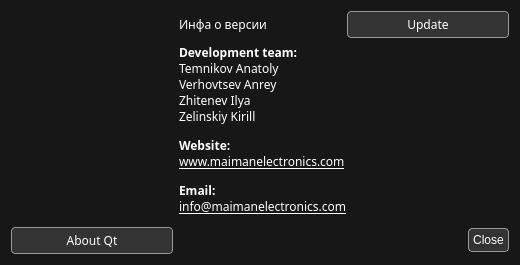
<?xml version="1.0" encoding="UTF-8"?>
<ui version="4.0">
 <class>AboutDialog</class>
 <widget class="QDialog" name="AboutDialog">
  <property name="geometry">
   <rect>
    <x>0</x>
    <y>0</y>
    <width>520</width>
    <height>260</height>
   </rect>
  </property>
  <property name="sizePolicy">
   <sizepolicy hsizetype="Maximum" vsizetype="Maximum">
    <horstretch>0</horstretch>
    <verstretch>0</verstretch>
   </sizepolicy>
  </property>
  <property name="font">
   <font>
    <family>Share Tech Mono</family>
    <pointsize>9</pointsize>
   </font>
  </property>
  <property name="windowTitle">
   <string>About</string>
  </property>
  <property name="styleSheet">
   <string notr="true">background: #171717;
color: #fff;</string>
  </property>
  <property name="modal">
   <bool>true</bool>
  </property>
  <layout class="QGridLayout" name="gridLayout_2">
   <item row="0" column="1">
    <widget class="QLabel" name="softwareInfoLabel">
     <property name="font">
      <font>
       <family>Share Tech Mono</family>
       <pointsize>9</pointsize>
      </font>
     </property>
     <property name="text">
      <string>Инфа о версии</string>
     </property>
    </widget>
   </item>
   <item row="0" column="2">
    <widget class="QPushButton" name="updateButton">
     <property name="font">
      <font>
       <family>Share Tech Mono</family>
       <pointsize>9</pointsize>
      </font>
     </property>
     <property name="styleSheet">
      <string notr="true">QPushButton {
	color: rgb(255, 255, 255);
	background-color: rgb(51, 51, 51);
	border: 1px solid #999999;
	border-radius: 4px;
	padding: 4px;
}</string>
     </property>
     <property name="text">
      <string>Update</string>
     </property>
    </widget>
   </item>
   <item row="3" column="0">
    <widget class="QPushButton" name="aboutQtButton">
     <property name="font">
      <font>
       <family>Share Tech Mono</family>
       <pointsize>9</pointsize>
      </font>
     </property>
     <property name="styleSheet">
      <string notr="true">QPushButton {
	color: rgb(255, 255, 255);
	background-color: rgb(51, 51, 51);
	border: 1px solid #999999;
	border-radius: 4px;
	padding: 4px;
}</string>
     </property>
     <property name="text">
      <string>About Qt</string>
     </property>
    </widget>
   </item>
   <item row="3" column="1" colspan="2">
    <widget class="QDialogButtonBox" name="buttonBox">
     <property name="font">
      <font>
       <family>Share Tech Mono</family>
       <pointsize>9</pointsize>
      </font>
     </property>
     <property name="styleSheet">
      <string notr="true">QPushButton {
	color: rgb(255, 255, 255);
	background-color: rgb(51, 51, 51);
	border: 1px solid #999999;
	border-radius: 4px;
	padding: 4px;
}</string>
     </property>
     <property name="locale">
      <locale language="English" country="UnitedStates"/>
     </property>
     <property name="orientation">
      <enum>Qt::Horizontal</enum>
     </property>
     <property name="standardButtons">
      <set>QDialogButtonBox::Close</set>
     </property>
    </widget>
   </item>
   <item row="2" column="1">
    <spacer name="verticalSpacer">
     <property name="orientation">
      <enum>Qt::Vertical</enum>
     </property>
     <property name="sizeHint" stdset="0">
      <size>
       <width>20</width>
       <height>40</height>
      </size>
     </property>
    </spacer>
   </item>
   <item row="0" column="0" rowspan="3">
    <widget class="QWidget" name="widget" native="true">
     <property name="minimumSize">
      <size>
       <width>150</width>
       <height>150</height>
      </size>
     </property>
     <property name="styleSheet">
      <string notr="true">QWidget {
	image: url(:maiman-logo-minimal);
}</string>
     </property>
    </widget>
   </item>
   <item row="1" column="1" colspan="2">
    <widget class="QLabel" name="smallInfoLabel">
     <property name="sizePolicy">
      <sizepolicy hsizetype="MinimumExpanding" vsizetype="Expanding">
       <horstretch>0</horstretch>
       <verstretch>0</verstretch>
      </sizepolicy>
     </property>
     <property name="font">
      <font>
       <family>Share Tech Mono</family>
       <pointsize>9</pointsize>
      </font>
     </property>
     <property name="styleSheet">
      <string notr="true">color: #fff;</string>
     </property>
     <property name="text">
      <string>&lt;html&gt;&lt;head/&gt;&lt;body&gt;&lt;p align=&quot;justify&quot;&gt;&lt;span style=&quot; font-weight:600;&quot;&gt;Development team:&lt;/span&gt;&lt;br/&gt;Temnikov Anatoly&lt;br/&gt;Verhovtsev Anrey&lt;br/&gt;Zhitenev Ilya&lt;br/&gt;Zelinskiy Kirill&lt;/p&gt;&lt;p align=&quot;justify&quot;&gt;&lt;span style=&quot; font-weight:600;&quot;&gt;Website:&lt;/span&gt;&lt;br/&gt;&lt;a href=&quot;https://www.maimanelectronics.com/&quot;&gt;&lt;span style=&quot; text-decoration: underline; color:#ffffff;&quot;&gt;www.maimanelectronics.com&lt;/span&gt;&lt;/a&gt;&lt;/p&gt;&lt;p align=&quot;justify&quot;&gt;&lt;span style=&quot; font-weight:600;&quot;&gt;Email:&lt;/span&gt;&lt;br/&gt;&lt;a href=&quot;mailto:info@maimanelectronics.com&quot;&gt;&lt;span style=&quot; text-decoration: underline; color:#ffffff;&quot;&gt;info@maimanelectronics.com&lt;/span&gt;&lt;/a&gt;&lt;/p&gt;&lt;/body&gt;&lt;/html&gt;</string>
     </property>
     <property name="textFormat">
      <enum>Qt::AutoText</enum>
     </property>
     <property name="openExternalLinks">
      <bool>true</bool>
     </property>
    </widget>
   </item>
  </layout>
 </widget>
 <resources/>
 <connections>
  <connection>
   <sender>buttonBox</sender>
   <signal>accepted()</signal>
   <receiver>AboutDialog</receiver>
   <slot>accept()</slot>
   <hints>
    <hint type="sourcelabel">
     <x>248</x>
     <y>254</y>
    </hint>
    <hint type="destinationlabel">
     <x>157</x>
     <y>274</y>
    </hint>
   </hints>
  </connection>
  <connection>
   <sender>buttonBox</sender>
   <signal>rejected()</signal>
   <receiver>AboutDialog</receiver>
   <slot>reject()</slot>
   <hints>
    <hint type="sourcelabel">
     <x>316</x>
     <y>260</y>
    </hint>
    <hint type="destinationlabel">
     <x>286</x>
     <y>274</y>
    </hint>
   </hints>
  </connection>
 </connections>
</ui>
